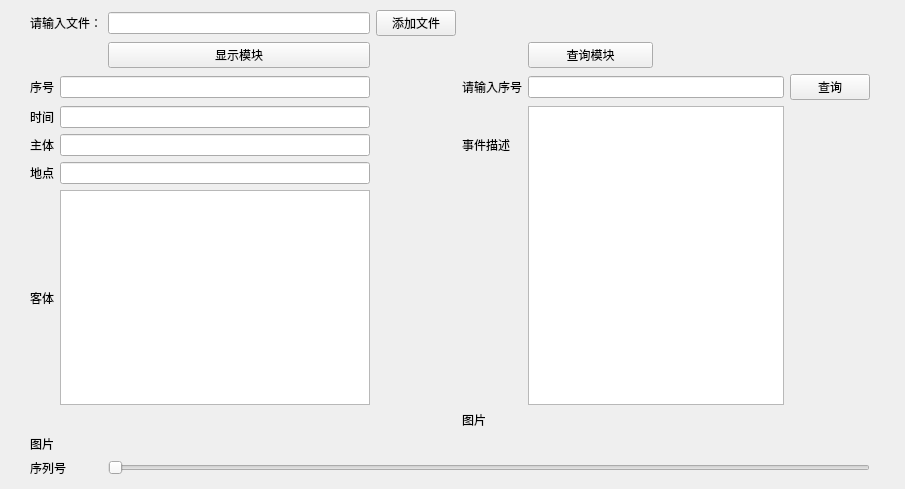
<?xml version="1.0" encoding="UTF-8"?>
<ui version="4.0">
 <class>Form</class>
 <widget class="QWidget" name="Form">
  <property name="geometry">
   <rect>
    <x>0</x>
    <y>0</y>
    <width>905</width>
    <height>489</height>
   </rect>
  </property>
  <property name="windowTitle">
   <string>Form</string>
  </property>
  <widget class="QLabel" name="labInputID_9">
   <property name="geometry">
    <rect>
     <x>940</x>
     <y>60</y>
     <width>61</width>
     <height>34</height>
    </rect>
   </property>
   <property name="text">
    <string/>
   </property>
  </widget>
  <widget class="QWidget" name="">
   <property name="geometry">
    <rect>
     <x>30</x>
     <y>10</y>
     <width>840</width>
     <height>467</height>
    </rect>
   </property>
   <layout class="QGridLayout" name="gridLayout">
    <item row="0" column="0" colspan="3">
     <widget class="QLabel" name="labInputFile">
      <property name="text">
       <string>请输入文件：</string>
      </property>
     </widget>
    </item>
    <item row="0" column="3">
     <widget class="QLineEdit" name="openet"/>
    </item>
    <item row="0" column="4">
     <widget class="QPushButton" name="openbtn">
      <property name="text">
       <string>添加文件</string>
      </property>
     </widget>
    </item>
    <item row="1" column="3">
     <widget class="QPushButton" name="appbtn">
      <property name="text">
       <string>显示模块</string>
      </property>
     </widget>
    </item>
    <item row="1" column="6">
     <widget class="QPushButton" name="appbtn_2">
      <property name="text">
       <string>查询模块</string>
      </property>
     </widget>
    </item>
    <item row="1" column="7">
     <widget class="QLabel" name="labInputFile_3">
      <property name="text">
       <string/>
      </property>
     </widget>
    </item>
    <item row="2" column="0">
     <widget class="QLabel" name="labInputID_3">
      <property name="text">
       <string>序号</string>
      </property>
     </widget>
    </item>
    <item row="2" column="1" colspan="3">
     <widget class="QLineEdit" name="orderet"/>
    </item>
    <item row="2" column="5">
     <widget class="QLabel" name="labInputID">
      <property name="text">
       <string>请输入序号</string>
      </property>
     </widget>
    </item>
    <item row="2" column="6" colspan="2">
     <widget class="QLineEdit" name="etid"/>
    </item>
    <item row="2" column="8">
     <widget class="QPushButton" name="insbtn">
      <property name="text">
       <string>查询</string>
      </property>
     </widget>
    </item>
    <item row="3" column="0">
     <widget class="QLabel" name="labInputID_4">
      <property name="text">
       <string>时间</string>
      </property>
     </widget>
    </item>
    <item row="3" column="1" colspan="3">
     <widget class="QLineEdit" name="timeet"/>
    </item>
    <item row="3" column="6" rowspan="4" colspan="2">
     <widget class="QTextEdit" name="ettext"/>
    </item>
    <item row="4" column="0">
     <widget class="QLabel" name="labInputID_5">
      <property name="text">
       <string>主体</string>
      </property>
     </widget>
    </item>
    <item row="4" column="1" colspan="3">
     <widget class="QLineEdit" name="zhutiet"/>
    </item>
    <item row="4" column="5">
     <widget class="QLabel" name="labInputID_2">
      <property name="text">
       <string>事件描述</string>
      </property>
     </widget>
    </item>
    <item row="5" column="0">
     <widget class="QLabel" name="labInputID_6">
      <property name="text">
       <string>地点</string>
      </property>
     </widget>
    </item>
    <item row="5" column="1" colspan="3">
     <widget class="QLineEdit" name="placeet"/>
    </item>
    <item row="6" column="0">
     <widget class="QLabel" name="labInputID_8">
      <property name="text">
       <string>客体</string>
      </property>
     </widget>
    </item>
    <item row="6" column="1" colspan="3">
     <widget class="QTextEdit" name="ketitext"/>
    </item>
    <item row="7" column="5">
     <widget class="QLabel" name="labInputID_10">
      <property name="text">
       <string>图片</string>
      </property>
     </widget>
    </item>
    <item row="7" column="6" rowspan="2" colspan="2">
     <widget class="QLabel" name="label">
      <property name="text">
       <string/>
      </property>
     </widget>
    </item>
    <item row="8" column="0">
     <widget class="QLabel" name="labInputID_7">
      <property name="text">
       <string>图片</string>
      </property>
     </widget>
    </item>
    <item row="8" column="2" colspan="2">
     <widget class="QLabel" name="label_2">
      <property name="text">
       <string/>
      </property>
     </widget>
    </item>
    <item row="9" column="0" colspan="2">
     <widget class="QLabel" name="labInputFile_2">
      <property name="text">
       <string>序列号</string>
      </property>
     </widget>
    </item>
    <item row="9" column="3" colspan="6">
     <widget class="QSlider" name="Slider">
      <property name="orientation">
       <enum>Qt::Horizontal</enum>
      </property>
     </widget>
    </item>
   </layout>
  </widget>
 </widget>
 <resources/>
 <connections/>
</ui>
